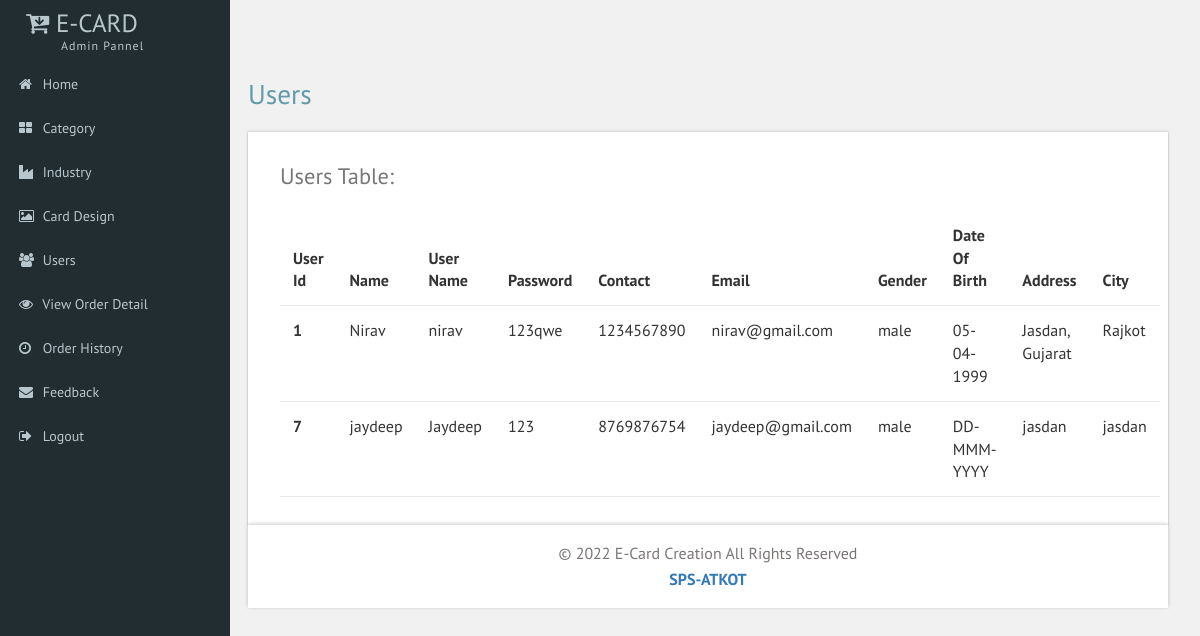
/Users.php (signed in), run on the app's committed database.
### tables this page shows
CREATE TABLE `user_info` (
  `User_id` int(5) NOT NULL,
  `Name` varchar(150) NOT NULL,
  `Username` varchar(150) NOT NULL,
  `Password` varchar(150) NOT NULL DEFAULT '',
  `Contact` bigint(10) NOT NULL,
  `Email` varchar(50) NOT NULL,
  `Gender` varchar(150) NOT NULL,
  `DOB` varchar(150) NOT NULL,
  `Address` text NOT NULL,
  `City` text NOT NULL
);

### web/Users.php (the view, shortened to what this page needs)
		<?php
include "Header.php";
?>
		<div id="page-wrapper">
			<div class="main-page">
				<div class="tables">
					<h3 class="title1">Users</h3>
					<div class="panel-body widget-shadow">
						<h4>Users Table:</h4>
						<table class="table">
							<thead>
								<tr>
								  <th>User Id</th>
								  <th>Name</th>
								  <th>User name</th>
								  <th>Password</th>
								  <th>Contact</th>
								  <th>Email</th>
								  <th>Gender</th>
								  <th>Date of Birth</th>
								  <th>Address </th>
								   <th>City</th>
								 </tr>
							</thead>
							<tbody>
<?php
	include "connection.php";
	$q="SELECT * from user_info";
	$c=mysqli_query($con,$q);
	while($r=mysqli_fetch_array($c))
	{
?>
	<tr>
	<th scope="row"><?php echo $r['User_id']; ?></th>
	<td><?php echo $r['Name']; ?></td>
	<td><?php echo $r['Username']; ?></td>
	<td><?php echo $r['Password']; ?></td>
	<td><?php echo $r['Contact']; ?></td>
	<td><?php echo $r['Email']; ?></td>
	<td><?php echo $r['Gender']; ?></td>
	<td><?php echo $r['DOB']; ?></td>
	<td><?php echo $r['Address']; ?></td>
	<td><?php echo $r['City']; ?></td>
	</tr>
<?php
	}
	?>
								</tbody>
						</table>
					</div>
<?php
include "Footer.php";
?>

### web/css/custom.css (style rules this page uses)
#page-wrapper { padding:5em 2em 2.5em; background-color: #F1F1F1; }

### data on the page
user_info: User_id "1", Name "Nirav", Username "nirav", Password "123qwe", Contact "1234567890", Email "nirav@gmail.com", Gender "male", DOB "05-04-1999", Address "Jasdan, Gujarat", City "Rajkot"
user_info: User_id "7", Name "jaydeep", Username "Jaydeep", Password "123", Contact "8769876754", Email "jaydeep@gmail.com", Gender "male", DOB "DD-MMM-YYYY", Address "jasdan", City "jasdan"
